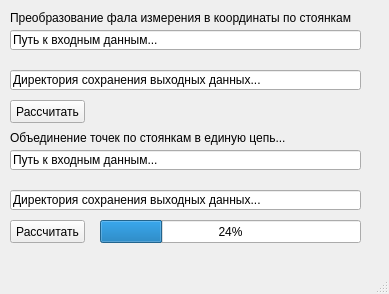
<?xml version="1.0" encoding="UTF-8"?>
<ui version="4.0">
 <class>MainWindow</class>
 <widget class="QMainWindow" name="MainWindow">
  <property name="geometry">
   <rect>
    <x>0</x>
    <y>0</y>
    <width>389</width>
    <height>294</height>
   </rect>
  </property>
  <property name="windowTitle">
   <string>MainWindow</string>
  </property>
  <widget class="QWidget" name="centralwidget">
   <widget class="QLineEdit" name="lineEdConvertIn">
    <property name="geometry">
     <rect>
      <x>10</x>
      <y>30</y>
      <width>351</width>
      <height>20</height>
     </rect>
    </property>
    <property name="text">
     <string>Путь к входным данным...</string>
    </property>
   </widget>
   <widget class="QLineEdit" name="lineEdConvertOut">
    <property name="geometry">
     <rect>
      <x>10</x>
      <y>70</y>
      <width>351</width>
      <height>20</height>
     </rect>
    </property>
    <property name="text">
     <string>Директория сохранения выходных данных...</string>
    </property>
   </widget>
   <widget class="QPushButton" name="btnConvert">
    <property name="geometry">
     <rect>
      <x>10</x>
      <y>100</y>
      <width>75</width>
      <height>23</height>
     </rect>
    </property>
    <property name="text">
     <string>Рассчитать</string>
    </property>
   </widget>
   <widget class="QLineEdit" name="lineEdChainIn">
    <property name="geometry">
     <rect>
      <x>10</x>
      <y>150</y>
      <width>351</width>
      <height>20</height>
     </rect>
    </property>
    <property name="text">
     <string>Путь к входным данным...</string>
    </property>
   </widget>
   <widget class="QLineEdit" name="lineEdChainOut">
    <property name="geometry">
     <rect>
      <x>10</x>
      <y>190</y>
      <width>351</width>
      <height>20</height>
     </rect>
    </property>
    <property name="text">
     <string>Директория сохранения выходных данных...</string>
    </property>
   </widget>
   <widget class="QLabel" name="label">
    <property name="geometry">
     <rect>
      <x>10</x>
      <y>10</y>
      <width>451</width>
      <height>16</height>
     </rect>
    </property>
    <property name="text">
     <string>Преобразование фала измерения в координаты по стоянкам</string>
    </property>
   </widget>
   <widget class="QLabel" name="label_2">
    <property name="geometry">
     <rect>
      <x>10</x>
      <y>130</y>
      <width>481</width>
      <height>16</height>
     </rect>
    </property>
    <property name="text">
     <string>Объединение точек по стоянкам в единую цепь...</string>
    </property>
   </widget>
   <widget class="QPushButton" name="btnChain">
    <property name="geometry">
     <rect>
      <x>10</x>
      <y>220</y>
      <width>75</width>
      <height>23</height>
     </rect>
    </property>
    <property name="text">
     <string>Рассчитать</string>
    </property>
   </widget>
   <widget class="QProgressBar" name="progressBar">
    <property name="geometry">
     <rect>
      <x>100</x>
      <y>220</y>
      <width>261</width>
      <height>23</height>
     </rect>
    </property>
    <property name="value">
     <number>24</number>
    </property>
   </widget>
  </widget>
  <widget class="QMenuBar" name="menubar">
   <property name="geometry">
    <rect>
     <x>0</x>
     <y>0</y>
     <width>389</width>
     <height>21</height>
    </rect>
   </property>
  </widget>
  <widget class="QStatusBar" name="statusbar"/>
 </widget>
 <resources/>
 <connections/>
</ui>
